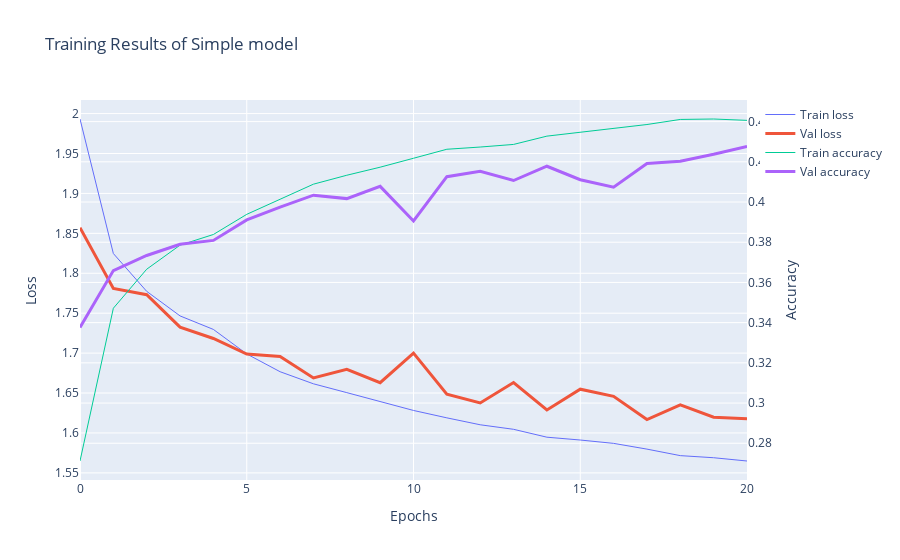

Notebook cell for this chart:
### Code cell
results_simple = train_model(simple_model, X_train, y_train, X_val=X_val, y_val=y_val, epochs=100, patience=3, threshold=1e-3, verbose=1)
df_results = pd.DataFrame(results_simple).T
df_results.index.name = 'Epoch'
plot_results(df_results, 'Simple model')

### Figure 1 — Plotly figure (JSON) as saved in the notebook; plotly's stock layout.template omitted (floating-point values rounded to 4 significant figures)
{"data": [{"fill": "none", "line": {"width": 1}, "mode": "lines", "name": "Train loss", "type": "scatter", "x": [0, 1, 2, 3, 4, 5, 6, 7, 8, 9, 10, 11, 12, 13, 14, 15, 16, 17, 18, 19, 20], "y": [1.993, 1.825, 1.777, 1.747, 1.73, 1.699, 1.677, 1.662, 1.65, 1.64, 1.628, 1.619, 1.61, 1.605, 1.595, 1.591, 1.587, 1.58, 1.572, 1.569, 1.565]}, {"fill": "none", "line": {"width": 3}, "mode": "lines", "name": "Val loss", "type": "scatter", "x": [0, 1, 2, 3, 4, 5, 6, 7, 8, 9, 10, 11, 12, 13, 14, 15, 16, 17, 18, 19, 20], "y": [1.857, 1.781, 1.773, 1.733, 1.718, 1.699, 1.696, 1.669, 1.68, 1.663, 1.7, 1.649, 1.638, 1.663, 1.629, 1.655, 1.646, 1.617, 1.635, 1.62, 1.618]}, {"fill": "none", "line": {"width": 1}, "mode": "lines", "name": "Train accuracy", "type": "scatter", "x": [0, 1, 2, 3, 4, 5, 6, 7, 8, 9, 10, 11, 12, 13, 14, 15, 16, 17, 18, 19, 20], "y": [0.2712, 0.3472, 0.3666, 0.3785, 0.3839, 0.3939, 0.4014, 0.4089, 0.4133, 0.4173, 0.4218, 0.4263, 0.4274, 0.4286, 0.4328, 0.4347, 0.4365, 0.4385, 0.4411, 0.4413, 0.4406], "yaxis": "y2"}, {"fill": "none", "line": {"width": 3}, "mode": "lines", "name": "Val accuracy", "type": "scatter", "x": [0, 1, 2, 3, 4, 5, 6, 7, 8, 9, 10, 11, 12, 13, 14, 15, 16, 17, 18, 19, 20], "y": [0.3376, 0.3659, 0.3734, 0.379, 0.3809, 0.3911, 0.3975, 0.4034, 0.4017, 0.4078, 0.3906, 0.4126, 0.4153, 0.4107, 0.4178, 0.4111, 0.4074, 0.4192, 0.4203, 0.4238, 0.4277], "yaxis": "y2"}], "layout": {"title": {"text": "Training Results of Simple model"}, "xaxis": {"title": {"text": "Epochs"}}, "yaxis": {"title": {"text": "Loss"}}, "yaxis2": {"overlaying": "y", "side": "right", "title": {"text": "Accuracy"}}}}
